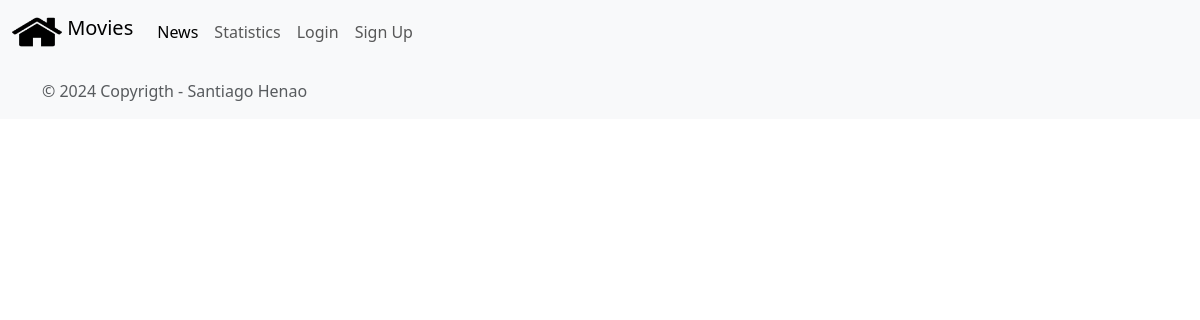
The app's page /news, older data.
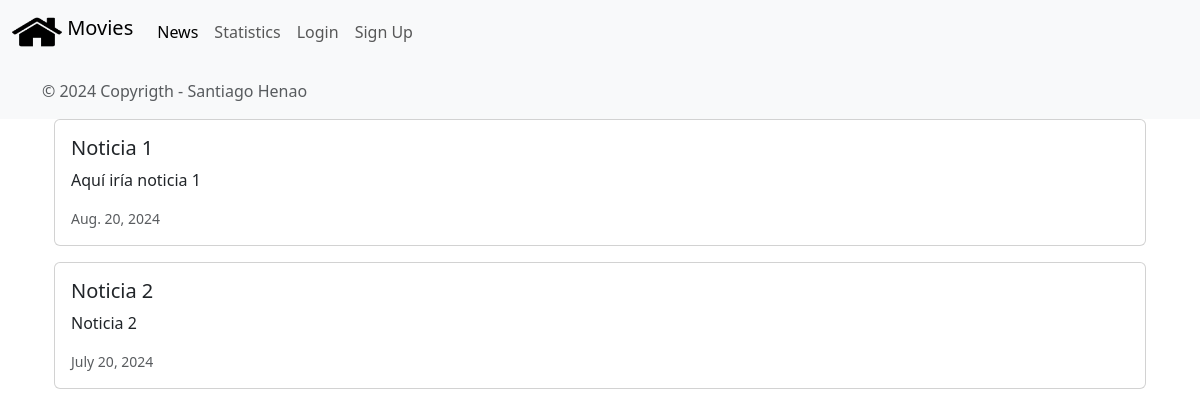
The same page, newer data.
### news/models.py (models this page shows, shortened)
class News(models.Model):
    headline = models.CharField(max_length=200)
    body = models.TextField()
    date = models.DateField()

### news/views.py (the view)
# urls.py: path('news', include('news.urls')),
def news(request):
    newss = News.objects.all().order_by('-date')
    return render(request, 'news.html', {'newss': newss})

### news/templates/news.html (shortened to what this page needs)
{% extends "base.html" %}
{% block content %}
<head>
    <link href="https://cdn.jsdelivr.net/npm/bootstrap@5.3.3/dist/css/bootstrap.min.css" rel="stylesheet">
</head>
    <div class="container">
        {% for news in newss %}
        <div class="card mb-3">
            <div class="row g-0">
                <div class="col-md-8">
                    <div class="card-body">
                        <h5 class="card-title">{{ news.headline }}</h5>
                        <p class="card-text">{{ news.body }}</p>
                        <p class="card-text"><small class="text-muted">{{ news.date }}</small></p>
                    </div>
                </div>
            </div>
        </div>
        {% endfor %}
    </div>
{% endblock content %}

Row changes from the older to the newer data that the page shows:
added News: headline "Noticia 1", body "Aquí iría noticia 1", date "Aug. 20, 2024"
added News: headline "Noticia 2", body "Noticia 2", date "July 20, 2024"
